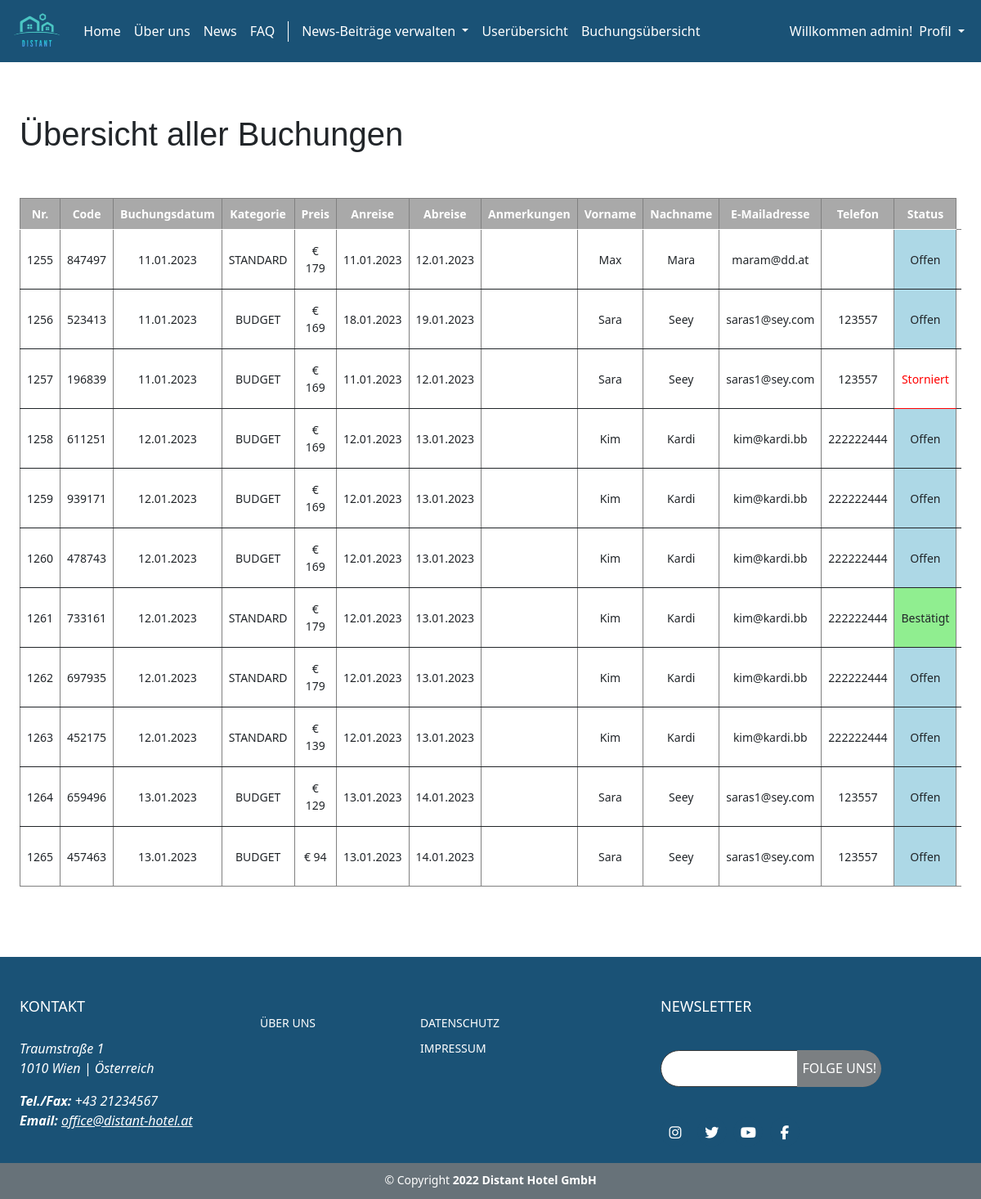
The app's page /bookingsList.php (signed in) with its own data.
### tables this page shows
CREATE TABLE `tbl_reservation` (
  `RESERVEID` int(11) NOT NULL,
  `CONFIRMCODE` varchar(24) NOT NULL,
  `ROOMCAT` enum('BUDGET','STANDARD','PREMIUM','MODSUITE','LUXSUITE') NOT NULL,
  `PRICE` double NOT NULL,
  `DATEARRIVAL` datetime NOT NULL,
  `DATEDEPART` datetime NOT NULL,
  `DATECREATE` datetime NOT NULL,
  `DATELASTUP` datetime NOT NULL,
  `STATUS` enum('new','reserved','cancelled') NOT NULL,
  `REMARK` text DEFAULT NULL,
  `GUESTID` int(11) NOT NULL,
  `BREAKF` tinyint(1) DEFAULT NULL,
  `PARKING` tinyint(1) DEFAULT NULL,
  `PET` tinyint(1) DEFAULT NULL
);

CREATE TABLE `user_profile` (
  `personID` int(16) NOT NULL,
  `firstName` varchar(24) DEFAULT NULL,
  `lastName` varchar(24) DEFAULT NULL,
  `email` varchar(24) DEFAULT NULL,
  `zipcode` varchar(16) DEFAULT NULL,
  `city` varchar(24) DEFAULT NULL,
  `address` varchar(24) DEFAULT NULL,
  `address2` varchar(24) DEFAULT NULL,
  `tel` varchar(24) DEFAULT NULL,
  `salutation` varchar(16) DEFAULT NULL,
  `target_file` varchar(128) DEFAULT NULL
);

### config/dbaccess.php (called while the page is built, shortened)
<?php
$mysqli_tbl_u_profile = "user_profile";
$mysqli_tbl_reservation = "tbl_reservation";
?>

### bookingsList.php (the view, shortened to what this page needs)
<?php
    require(dirname(__FILE__, 1) . "\components\session.php");
    require(dirname(__FILE__, 1) . "\config\dbaccess.php");
    require(dirname(__FILE__, 1) . "\components\inputValidation.php");
?>
<!DOCTYPE html>
<html lang="en">
<head>
    <?php include "components/head.php";?>
</head>
<body>
    <nav>
        <?php include "components/navbar.php";?>
    </nav>
    <main>
    <div class="content">
            <div class="container">
                <h1 class="headline">Übersicht aller Buchungen</h1>
                <form method="POST" enctype="multipart/form-data">
                    <div class="row g-3">
                    </div>
                    <div class="table-responsive">
                        <table class="table">
                            <thead>
                                <tr>
                                    <th scope="col-sm-1">Nr.</th>
                                    <th scope="col-sm-1">Code</th>
                                    <th scope="col-sm-1">Buchungsdatum</th>
                                    <th scope="col-sm-1">Kategorie</th>
                                    <th scope="col-sm-1">Preis</th>
                                    <th scope="col-sm-1">Anreise</th>
                                    <th scope="col-sm-1">Abreise</th>
                                    <th scope="col-sm-1">Anmerkungen</th>
                                    <th scope="col-sm-1">Vorname</th>
                                    <th scope="col-sm-1">Nachname</th>
                                    <th scope="col-sm-1">E-Mailadresse</th>
                                    <th scope="col-sm-1">Telefon</th>
                                    <th scope="col-sm-1">Status</th>
                                </tr>
                            </thead>
                            <?php
                            $sqlSelectReservations = "SELECT * FROM $mysqli_tbl_reservation";
                            $result = $con->query($sqlSelectReservations);
                            while ($row = $result->fetch_assoc()) {
                                $reservationID = $row["RESERVEID"];
                                $reservationCode = $row["CONFIRMCODE"];
                                $roomCategory = $row["ROOMCAT"];
                                $price = $row["PRICE"];
                                $arrivalDate = date("d.m.Y", strtotime($row["DATEARRIVAL"]));
                                $departureDate = date("d.m.Y", strtotime($row["DATEDEPART"]));
                                $bookingDate = date("d.m.Y", strtotime($row["DATECREATE"]));
                                $remark = $row["REMARK"];
                                $status = $row["STATUS"];
                                $guestID = $row["GUESTID"];
                                $sqlSelectPerson = "SELECT * FROM $mysqli_tbl_u_profile WHERE personID = $guestID";
                                $resultPerson = $con->query($sqlSelectPerson);
                                while ($rowPerson = $resultPerson->fetch_assoc()) {
                                    $firstname = $rowPerson["firstName"];
                                    $lastname = $rowPerson["lastName"];
                                    $email = $rowPerson["email"];
                                    $tel = $rowPerson["tel"];
                                } ?>
                                <tbody>
                                    <tr>
                                        <td scope="row"><?php echo $reservationID; ?></th>
                                        <td><?php echo $reservationCode; ?></th>
                                        <td><?php echo $bookingDate; ?></th>
                                        <td><?php echo $roomCategory; ?></th>
                                        <td><?php echo "€ " . $price; ?></th>
                                        <td><?php echo $arrivalDate; ?></th>
                                        <td><?php echo $departureDate; ?></th>
                                        <td><?php echo $remark; ?></th>
                                        <td><?php echo $firstname; ?></th>
                                        <td><?php echo $lastname; ?></th>
                                        <td><?php echo $email; ?></th>
                                        <td><?php echo $tel; ?></th>
                                        <?php if ($status == "reserved") { ?>
                                            <td style="background-color:lightgreen">Bestätigt</th>
                                        <?php } else if ($status == "new") { ?>
                                            <td style="background-color:lightblue">Offen</th>
                                        <?php } else if ($status == "cancelled") { ?>
                                            <td style="color:red">Storniert</th>
                                        <?php } else { ?>
                                            <td>Fehler</th>
                                        <?php } ?>
                                         <td><button type="button" class="btn" style="background-color:#ffcc00" data-bs-toggle="modal" data-bs-target="#changeStatus<?php echo $reservationID; ?>">Status ändern</button></td>
                                    </tr>
                                </tbody>
                                <?php } ?>
                        </table>
                </form>
        </div>
    </div>
    </main>
    <footer class="footer sticky-bottom">
        <?php include "components/footer.php";?>
    </footer>
</body>
</html>

### components/head.php (shortened to what this page needs)
<link rel="stylesheet" href="https://cdn.jsdelivr.net/npm/bootstrap@5.0.2/dist/css/bootstrap.min.css"
>
<link rel="stylesheet" type="text/css" href="res/css/mystyle.css">
<link rel="stylesheet" href="path/to/font-awesome/css/font-awesome.min.css">

### components/navbar.php
<?php
if (isset($_SESSION["role"]) && ($_SESSION["role"] == "2")) {
    include "navUser.php";
} elseif (isset($_SESSION["role"]) && ($_SESSION["role"] == "1")) {
    include "navAdmin.php";
} else {
    include "navGuest.php";
}
?>

### components/navAdmin.php (shortened to what this page needs)
<nav class="navbar navbar-expand-lg fixed-top">
    <div class="container-fluid">
        <a class=" navbar-brand " href=" index.php">
            <img id="logo-nav" src="res\img\distant-logo-nobg.PNG" alt="Logo Hotel Distant">
        </a>
        <div class="collapse navbar-collapse " id="navbarSupportedContent">
            <ul class="navbar-nav me-auto mb-2 mb-lg-0">
                <li class="nav-item">
                    <a class="nav-link active" aria-current="page" href="index.php">Home</a>
                </li>
                <li class="nav-item">
                    <a class="nav-link" href="aboutus.php">Über uns</a>
                </li>
                <li class="nav-item">
                    <a class="nav-link" href="news.php">News</a>
                </li>
                <li class="nav-item">
                    <a class="nav-link" href="faq.php">FAQ</a>
                </li>
                <li class="nav-item">
                    <a class="nav-link" href="#"><div class="vl"></div></a>
                </li>
                <li class="nav-item dropdown">
                    <a class="nav-link dropdown-toggle" href="#" id="navbarDropdown" role="button"
                        data-bs-toggle="dropdown" aria-expanded="false">
                        News-Beiträge verwalten
                    </a>
                </li>
                <li class="nav-item">
                    <a class="nav-link" href="userList.php">Userübersicht</a>
                </li>
                <li class="nav-item">
                    <a class="nav-link" href="bookingsList.php">Buchungsübersicht</a>
                </li>
            </ul>
            <ul class="nav navbar-nav navbar-right">
                <li>
                    <span class="navbar-text d-flex align-items-center">
                        <?php echo "Willkommen " . $_SESSION["username"] . "!";?>
                    </span>
                </li>
                <li class="nav-item dropdown">
                    <a class="nav-link dropdown-toggle" href="#" id="navbarDropdown" role="button"
                        data-bs-toggle="dropdown" aria-expanded="false">
                        Profil
                    </a>
                </li>
            </ul>
        </div>
    </div>
</nav>

### components/footer.php
<link rel="stylesheet" type="text/css" href="res/css/mystyle.css">
<div class="footer mt-auto">
<div class="footer-top">
    <div class="container">
        <div class="row">
            <div class="col-lg-3 col-sm-6">
                <div class="address">
                    <h4>KONTAKT</h4>
                    <p class="mb-3 mt-3">
                    <p> Traumstraße 1
                        <br>
                        1010 Wien | Österreich
                        <br>
                    </p>
                    <p>
                        <strong>Tel./Fax:</strong> +43 21234567
                        <br>
                        <strong>Email:</strong>
                        <a href="mailto:office@distant-hotel.at">office@distant-hotel.at</a>
                    </p>
                    </p>
                </div>
            </div>
            <div class="col-lg-2 col-sm-6 footer-menus">
                <h4></h4>
                <ul>
                    <li> <a href="aboutus.php">ÜBER UNS</a></li>
                </ul>
            </div>
            <div class="col-lg-3 col-sm-6 footer-menus">
                <h4></h4>
                <ul>
                    <li><a
                            href="https://www.oesterreich.gv.at/themen/dokumente_und_recht/datenschutz.html">DATENSCHUTZ</a>
                    </li>
                    <li><a href="imprint.php">IMPRESSUM</a>
                    </li>
                </ul>
            </div>
            <div class="col-lg-3 col-sm-6 newsletter">
                <h4>NEWSLETTER</h4>
                <form action="" method="post"><input type="email" name="email" /><input type="submit"
                        value="FOLGE UNS!"></form>
                <br>
                <div class="social-links mt-3">
                    <a href="https://www.instagram.com" class="btn btn-social-icon btn-instagram" target="_blank"><i
                            class="fa fa-instagram"></i></a>
                    <a href="https://twitter.com" class="btn btn-social-icon btn-twitter" target="_blank"><i
                            class="fa fa-twitter"></i></a>
                    <a href="https://www.youtube.com" class="btn btn-social-icon btn-youtube" target="_blank"><i
                            class="fa fa-youtube"></i></a>
                    <a href="https://www.facebook.com/" class="btn btn-social-icon btn-facebook" target="_blank"><i
                            class="fa fa-facebook"></i></a>
                </div>
            </div>
        </div>
    </div>
</div>
<div class="footer-bottom">
    <div class="row">
        <p class="text-center mb-2">&copy; Copyright <strong>2022 Distant Hotel GmbH</strong></p>
    </div>
</div>
</div>

### res/css/mystyle.css (style rules this page uses)
main { margin-top: 100px; }
body { padding-top: 10px; min-height: 100vh; display: flex; flex-direction: column; }
.content { margin: 30px 0 70px; }
.headline { font-family: "Popins", sans-serif; margin: 30px 0 30px 0; }
.navbar { background-color: #1a5276; color: white; }
#logo-nav { max-height: 50px; }
.navbar a { color: white; }
.btn { color: white; background-color: #677279; }
.fixed-top { position: fixed; top: 0; right: 0; left: 0; z-index: 1030; }
footer { background: #677279; color: #fff; font-size: 14px; margin-top: auto; display: block; }
.mt-auto { margin-top: auto; }
footer .footer-top { background: #1a5276; padding: 50px 0px 20px; }
footer h4 { font-size: 18px; padding-bottom: 12px; }
footer .address p { font-size: 16px; font-style: italic; }
footer .address a { font-size: 16px; font-style: italic; color: white; }
footer .footer-menus { margin-bottom: 30px; }
footer .footer-menus ul { list-style: none; padding: 0; margin: 0; }
footer .footer-menus ul li { margin-bottom: 10px; }
footer .footer-menus ul a { color: #fff; text-decoration: none; }
footer .newsletter form { margin-top: 30px; background: #fff; padding: 6px 10px; position: relative; border-radius: 50px; border: 1px solid #3a3a3a; }
footer .newsletter form input[type="email"] { border: 0; padding: 5px; background: #fff; color: #3a3a3a; }
footer .newsletter form input[type="submit"] { position: absolute; top: -1px; right: -1px; bottom: -1px; border: 0; font-size: 16px; background: #7b7f82; color: #fff; border-bottom-right-radius: 50px; border-top-right-radius: 50px; }
footer .social-links a { font-size: 17px; display: inline-block; background: #1a5276; color: #fff; line-height: 1; padding: 9px 0; margin-right: 5px; border-radius: 100%; text-align: center; width: 36px; height: 36px; transition: 0.4s; }
.footer-bottom { padding: 10px 0px 5px; }
.container { width: 100%; max-width: 80rem; margin: 0 auto; padding: 0 1.5rem; }
table, table-responsive { margin: 0 auto; border-collapse: collapse; vertical-align: middle; }
th, td { border: 1px solid grey; padding: 5px; vertical-align: middle; text-align: center; font-size: 14px; }
thead { background-color: darkgray; color: white; text-align: center; }

### records on screen
tbl_reservation: RESERVEID "1255", CONFIRMCODE "847497", DATECREATE "11.01.2023", ROOMCAT "STANDARD", PRICE "179", DATEARRIVAL "11.01.2023", DATEDEPART "12.01.2023", GUESTID.firstName "Max", GUESTID.lastName "Mara", GUESTID.email "maram@dd.at", STATUS "Offen"
tbl_reservation: RESERVEID "1256", CONFIRMCODE "523413", DATECREATE "11.01.2023", ROOMCAT "BUDGET", PRICE "169", DATEARRIVAL "18.01.2023", DATEDEPART "19.01.2023", GUESTID.firstName "Sara", GUESTID.lastName "Seey", GUESTID.email "saras1@sey.com", GUESTID.tel "123557", STATUS "Offen"
tbl_reservation: RESERVEID "1257", CONFIRMCODE "196839", DATECREATE "11.01.2023", ROOMCAT "BUDGET", PRICE "169", DATEARRIVAL "11.01.2023", DATEDEPART "12.01.2023", GUESTID.firstName "Sara", GUESTID.lastName "Seey", GUESTID.email "saras1@sey.com", GUESTID.tel "123557", STATUS "Storniert"
tbl_reservation: RESERVEID "1258", CONFIRMCODE "611251", DATECREATE "12.01.2023", ROOMCAT "BUDGET", PRICE "169", DATEARRIVAL "12.01.2023", DATEDEPART "13.01.2023", GUESTID.firstName "Kim", GUESTID.lastName "Kardi", GUESTID.email "kim@kardi.bb", GUESTID.tel "222222444", STATUS "Offen"
tbl_reservation: RESERVEID "1259", CONFIRMCODE "939171", DATECREATE "12.01.2023", ROOMCAT "BUDGET", PRICE "169", DATEARRIVAL "12.01.2023", DATEDEPART "13.01.2023", GUESTID.firstName "Kim", GUESTID.lastName "Kardi", GUESTID.email "kim@kardi.bb", GUESTID.tel "222222444", STATUS "Offen"
tbl_reservation: RESERVEID "1260", CONFIRMCODE "478743", DATECREATE "12.01.2023", ROOMCAT "BUDGET", PRICE "169", DATEARRIVAL "12.01.2023", DATEDEPART "13.01.2023", GUESTID.firstName "Kim", GUESTID.lastName "Kardi", GUESTID.email "kim@kardi.bb", GUESTID.tel "222222444", STATUS "Offen"
tbl_reservation: RESERVEID "1261", CONFIRMCODE "733161", DATECREATE "12.01.2023", ROOMCAT "STANDARD", PRICE "179", DATEARRIVAL "12.01.2023", DATEDEPART "13.01.2023", GUESTID.firstName "Kim", GUESTID.lastName "Kardi", GUESTID.email "kim@kardi.bb", GUESTID.tel "222222444", STATUS "Bestätigt"
tbl_reservation: RESERVEID "1262", CONFIRMCODE "697935", DATECREATE "12.01.2023", ROOMCAT "STANDARD", PRICE "179", DATEARRIVAL "12.01.2023", DATEDEPART "13.01.2023", GUESTID.firstName "Kim", GUESTID.lastName "Kardi", GUESTID.email "kim@kardi.bb", GUESTID.tel "222222444", STATUS "Offen"
tbl_reservation: RESERVEID "1263", CONFIRMCODE "452175", DATECREATE "12.01.2023", ROOMCAT "STANDARD", PRICE "139", DATEARRIVAL "12.01.2023", DATEDEPART "13.01.2023", GUESTID.firstName "Kim", GUESTID.lastName "Kardi", GUESTID.email "kim@kardi.bb", GUESTID.tel "222222444", STATUS "Offen"
tbl_reservation: RESERVEID "1264", CONFIRMCODE "659496", DATECREATE "13.01.2023", ROOMCAT "BUDGET", PRICE "129", DATEARRIVAL "13.01.2023", DATEDEPART "14.01.2023", GUESTID.firstName "Sara", GUESTID.lastName "Seey", GUESTID.email "saras1@sey.com", GUESTID.tel "123557", STATUS "Offen"
tbl_reservation: RESERVEID "1265", CONFIRMCODE "457463", DATECREATE "13.01.2023", ROOMCAT "BUDGET", PRICE "94", DATEARRIVAL "13.01.2023", DATEDEPART "14.01.2023", GUESTID.firstName "Sara", GUESTID.lastName "Seey", GUESTID.email "saras1@sey.com", GUESTID.tel "123557", STATUS "Offen"

### other values on screen
$_SESSION["username"] "admin"
